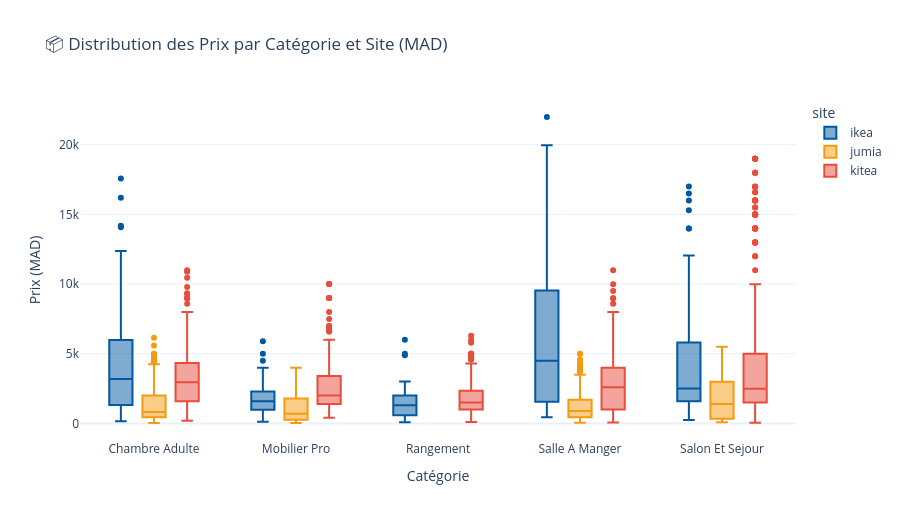

The notebook cell saved with this chart:
### Code cell
fig_box = px.box(df_clean, x='categorie', y='prix', color='site',
    color_discrete_map=COLORS,
    title='📦 Distribution des Prix par Catégorie et Site (MAD)',
    labels={'prix':'Prix (MAD)','categorie':'Catégorie'},
    template='plotly_white')
fig_box.update_layout(height=520)
fig_box.show()
with open(os.path.join(OUTPUTS_DIR, 'fig_boxplot.json'),'w') as f: f.write(fig_box.to_json())
print("✅ fig_boxplot.json sauvegardé")

### Figure 1 — Plotly figure (JSON) as saved in the notebook; plotly's stock layout.template omitted (floating-point values rounded to 4 significant figures; data arrays with more than 128 entries replaced by an {"elided": "..."} marker saying what was removed)
{"data": [{"alignmentgroup": "True", "hovertemplate": "site=ikea<br>Catégorie=%{x}<br>Prix (MAD)=%{y}<extra></extra>", "legendgroup": "ikea", "marker": {"color": "#0058A3"}, "name": "ikea", "notched": false, "offsetgroup": "ikea", "orientation": "v", "showlegend": true, "type": "box", "x": {"elided": "300 str values"}, "x0": " ", "xaxis": "x", "y": {"elided": "300 int values"}, "y0": " ", "yaxis": "y"}, {"alignmentgroup": "True", "hovertemplate": "site=jumia<br>Catégorie=%{x}<br>Prix (MAD)=%{y}<extra></extra>", "legendgroup": "jumia", "marker": {"color": "#F39C12"}, "name": "jumia", "notched": false, "offsetgroup": "jumia", "orientation": "v", "showlegend": true, "type": "box", "x": {"elided": "1302 str values"}, "x0": " ", "xaxis": "x", "y": {"elided": "1302 float values"}, "y0": " ", "yaxis": "y"}, {"alignmentgroup": "True", "hovertemplate": "site=kitea<br>Catégorie=%{x}<br>Prix (MAD)=%{y}<extra></extra>", "legendgroup": "kitea", "marker": {"color": "#E74C3C"}, "name": "kitea", "notched": false, "offsetgroup": "kitea", "orientation": "v", "showlegend": true, "type": "box", "x": {"elided": "1237 str values"}, "x0": " ", "xaxis": "x", "y": {"elided": "1237 int values"}, "y0": " ", "yaxis": "y"}], "layout": {"boxmode": "group", "height": 520, "legend": {"title": {"text": "site"}, "tracegroupgap": 0}, "title": {"text": "📦 Distribution des Prix par Catégorie et Site (MAD)"}, "xaxis": {"anchor": "y", "domain": [0, 1], "title": {"text": "Catégorie"}}, "yaxis": {"anchor": "x", "domain": [0, 1], "title": {"text": "Prix (MAD)"}}}}
